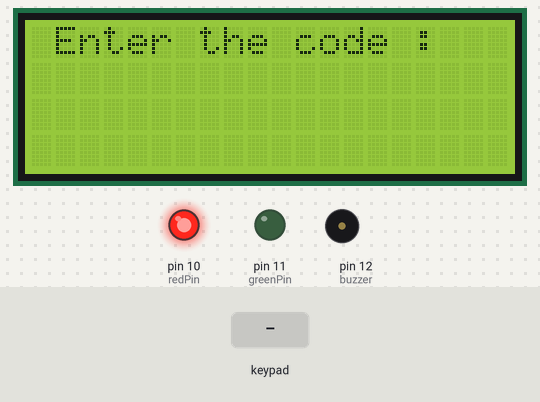
The sketch below on a simulated Arduino Uno, built with avr-gcc and run on an emulated ATmega328P. Shown: 20×4 character LCD, output pins drawn as LEDs (lit = HIGH), buzzer (waves = sounding, pin HIGH). The test bench sets the inputs (shaded band).

Above: at 3.2 s.
3.3 s: keypad keys 1 2 3 4 pressed 0.4 s apart
At 4.91 s:
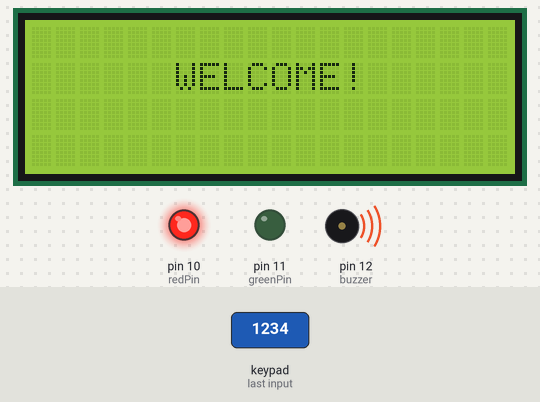
At 6.4 s:
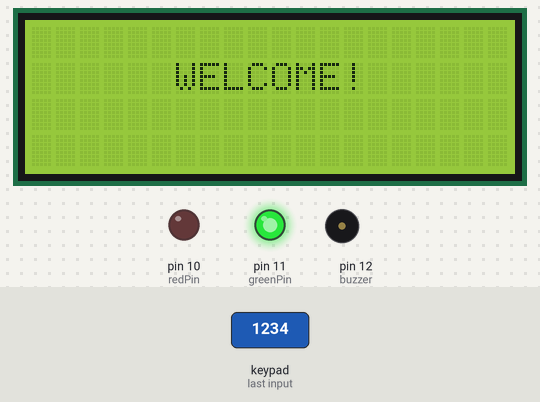
9.4 s: keypad keys 6 7 8 9 pressed 0.4 s apart
At 12.7 s:
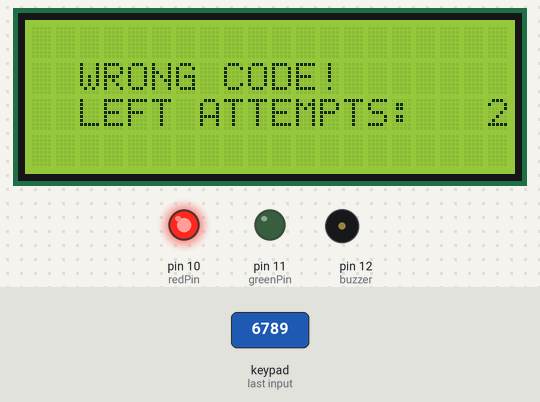
14.0 s: key '#' pressed
Timing chart, 0 to 17.0 s (numbered marks = the images above; inputs shaded):
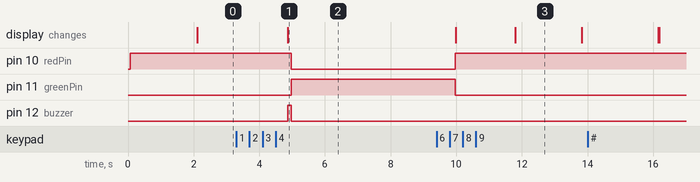

Measured:
- after the input at 3.3 s, pin 10 (redPin): HIGH → LOW after 1.7 s; pin 11 (greenPin): LOW → HIGH after 1.7 s; pin 12 (buzzer): LOW → HIGH after 1.6 s, → LOW 0.10 s later; the display: changes after 1.6 s (image 1)
- after the input at 9.4 s, the display: first differs from a run without the input after 2.4 s (image 3)
- what the display in image 3 shows lasts 2.0 s, from 11.8 s to 13.8 s

The sketch:

auto_lock_door.ino
```cpp
#include <Keypad.h>
#include <Wire.h>
#include <LiquidCrystal_I2C.h>

LiquidCrystal_I2C lcd(0x3F, 20, 4);

char keys[4][3] = {
  { '1', '2', '3' },
  { '4', '5', '6' },
  { '7', '8', '9' },
  { '*', '0', '#' }
};

byte rowPin[4] = { 6, 7, 8, 9 };
byte colPin[3] = { 3, 4, 5 };

String password = "1234";
int position = 0;          // Character's password positiion
int wrong = 0;             // Failed attempt counter
int redPin = 10;           // Locked door output
int greenPin = 11;         // Opened door output
int buzzer = 12;           // Alarm output
int total = 0;             // Failed attempt overall

Keypad keypad = Keypad(makeKeymap(keys), rowPin, colPin, 4, 3);

void setup() {
  pinMode(redPin, OUTPUT);
  pinMode(greenPin, OUTPUT);
  pinMode(buzzer, OUTPUT);
  lcd.init();
  lcd.backlight();
  lcd.clear();
  setLocked(true);
  delay(20);
}

void loop() {
  lcd.clear();
  lcd.print(" Enter the code : ");
  delay(100);
  char pressed = keypad.getKey();
  String key[3];

  if (pressed) {
    if (pressed == '#') {
      position = 0;
      setLocked(true);
      lcd.clear();
    }

    else if (pressed == password[position]) {
      key[position] = pressed;
      position++;
    }

    else if (pressed != password[position]) {
      wrong++;
      position++;
    }

    if (position == 4) {
      if (wrong > 0) {
        total++;
        wrong = 0;
        position = 0;
        lcd.clear();
        lcd.setCursor(0, 1);
        lcd.print("  WRONG CODE!");
        lcd.setCursor(0, 2);
        lcd.print("  LEFT ATTEMPTS: ");
        lcd.setCursor(19, 2);
        lcd.print(3 - total);
        setLocked(true);
      }

      else if (position == 4 && wrong == 0) {
        buzzer_beep_unlock();
      }

      if (total == 3) {      // 3 failed attempt in a row
        total = 0;
        buzzer_beep_lock();
      }
    }
  }
}

void setLocked(int locked) {
  if (locked) {
    digitalWrite(redPin, HIGH);
    digitalWrite(greenPin, LOW);
    delay(2000);
  } else {
    digitalWrite(redPin, LOW);
    digitalWrite(greenPin, HIGH);
    delay(5000);
    digitalWrite(redPin, HIGH);
    digitalWrite(greenPin, LOW);
  }
}

void buzzer_beep_lock() {
  lcd.clear();
  lcd.setCursor(0, 1);
  lcd.print("   ACCESS DENIED ! ");
  digitalWrite(buzzer, HIGH);
  delay(10000);
  digitalWrite(buzzer, LOW);
}

void buzzer_beep_unlock() {
  position = 0;
  wrong = 0;
  lcd.clear();
  lcd.setCursor(0, 1);
  lcd.print("      WELCOME!     ");
  digitalWrite(buzzer, HIGH);
  delay(100);
  digitalWrite(buzzer, LOW);
  setLocked(false);
}
```
